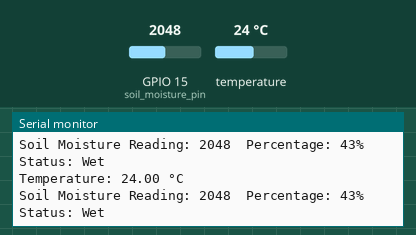
Recording of a sketch running on a simulated ESP32-C3. Parts: the last lines printed to the serial monitor. The test bench sets the inputs (shaded band); at power-on: GPIO 15 (soil_moisture_pin) = 2048, temperature 24 °C.

Above: at 3.1 s.
3.2 s: GPIO 15 (soil_moisture_pin) set to 2151
At 4.5 s:
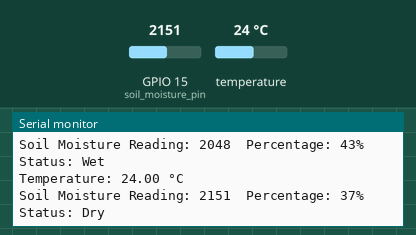
7.0 s: GPIO 15 (soil_moisture_pin) set to 2968
At 8.1 s:
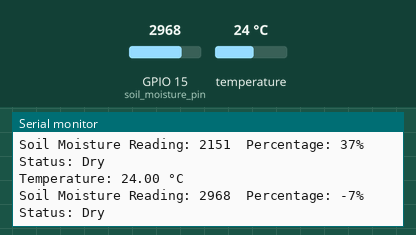
9.2 s: GPIO 15 (soil_moisture_pin) set to 3036
At 10.6 s:
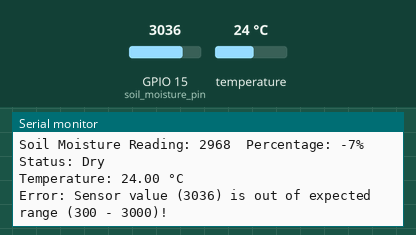

Measured:
- the behaviour switches between 2092 and 2093 on GPIO 15 (soil_moisture_pin) (found by bisection; images 0 and 1)
- the behaviour switches between 3000 and 3001 on GPIO 15 (soil_moisture_pin) (found by bisection; images 2 and 3)
- after the input at 3.2 s, the serial monitor: prints a new line after 0.75 s (image 1)
- after the input at 7.0 s, the serial monitor: prints a new line after 0.12 s (image 2)
- after the input at 9.2 s, the serial monitor: prints a new line after 1.1 s (image 3)

The sketch:

temperature-and_soil_moisture.ino
```cpp
#include <Arduino.h>
#include <OneWire.h>
#include <DallasTemperature.h>

#define temperature_sensor_pin 4
#define soil_moisture_pin 15

OneWire oneWire(temperature_sensor_pin);
DallasTemperature sensors(&oneWire);

const int dry = 2830; // value for dry sensor
const int wet = 1030; // value for wet sensor
const int sensorMin = 300; // minimum expected sensor value
const int sensorMax = 3000; // maximum expected sensor value
const int dryThreshold = 40;

void setup() {
  Serial.begin(9600);

  sensors.begin();  // Initialize the Dallas Temperature library
}

void loop() {
  // Temperature Reading
  sensors.requestTemperatures();
  float temperatureC = sensors.getTempCByIndex(0);

  if (temperatureC != DEVICE_DISCONNECTED_C) {
    Serial.print("Temperature: ");
    Serial.print(temperatureC);
    Serial.println(" °C");
  } else {
    Serial.println("Error reading temperature!");
  }

  // Soil Moisture Reading
  int sensorValue  = analogRead(soil_moisture_pin);

  if (sensorValue < sensorMin || sensorValue > sensorMax) {
    Serial.print("Error: Sensor value (");
    Serial.print(sensorValue);
    Serial.print(") is out of expected range (");
    Serial.print(sensorMin);
    Serial.print(" - ");
    Serial.print(sensorMax);
    Serial.println(")!");
    delay(500); // Add a delay before the next reading
    return;     // Skip the rest of the loop
  }

  int percentage = map(sensorValue, dry, wet, 0, 100);

  Serial.print("Soil Moisture Reading: ");
  Serial.print(sensorValue);
  Serial.print("  Percentage: ");
  Serial.print(percentage);
  Serial.print("%");

  if (percentage <= dryThreshold) {
    Serial.println("  Status: Dry");
  } else {
    Serial.println("  Status: Wet");
  }

  delay(800);
}
```
